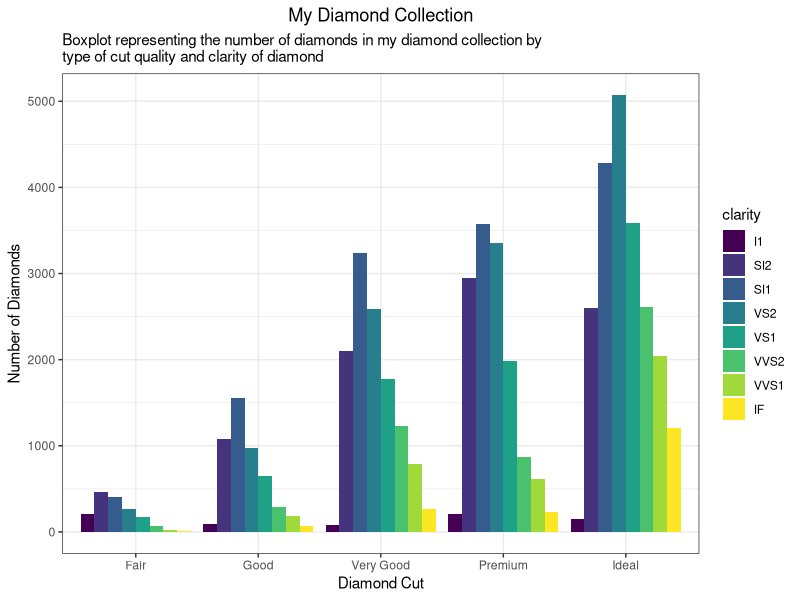
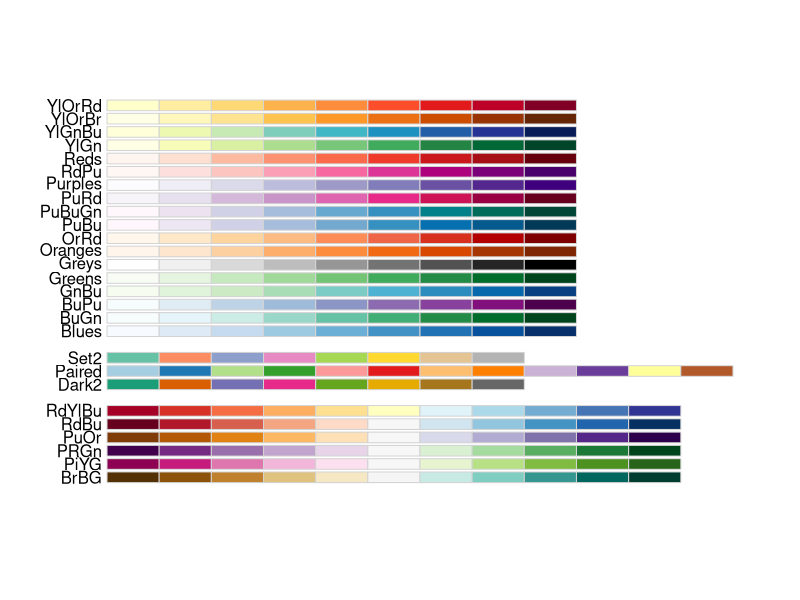

Generate these figures, in order, with R:
## ---- chunk 1
knitr::opts_chunk$set(echo = FALSE)
## ---- chunk 2
library("ggplot2")
library("magrittr") #so I can do some piping
data("diamonds")
data("mpg")
data("iris")
theme_set(theme_bw()) #I'll give you this one, you can set the theme individually for graphs
#or you can set the theme for all the graphs using theme_set()
#theme_bw() is best theme (IMO)

#for graph 3:
library("ggrepel")


## ---- chunk 3
data("diamonds")
#hint think about the *position* the bars are in...

ggplot(diamonds, aes(x = cut, fill = clarity)) +
  geom_bar(group = aes(x = clarity), position = position_dodge()) +
  ggtitle("My Diamond Collection", subtitle = "Boxplot representing the number of diamonds in my diamond collection by\ntype of cut quality and clarity of diamond") +
  theme(plot.title = element_text(hjust = 0.5)) +
  xlab("Diamond Cut") +
  ylab("Number of Diamonds")
## ---- chunk 4


## ---- chunk 5
data("iris")
## ---- chunk 6

## ---- chunk 7
data("mpg")
corvette <- mpg[mpg$model == "corvette",]
#install
require("ggrepel") #useful for making text annotations better, hint hint
set.seed(42)
## ---- chunk 8

## ---- chunk 9
data(mpg)

#hint for the coloring, colorbrewer and you can set palette colors and make your graphs colorblind friendly
library(RColorBrewer)
display.brewer.all(colorblindFriendly = T) #take a look at the colorblindfriendly options
## ---- chunk 10
